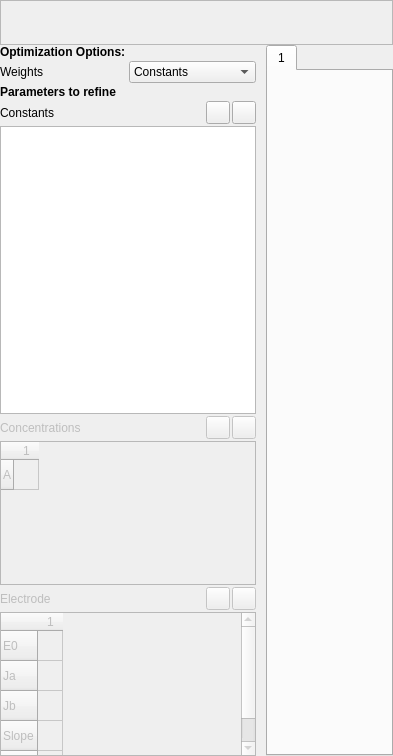
          <widget class="QWidget" name="bstac_modes">
           <layout class="QVBoxLayout" name="verticalLayout_10">
            <property name="spacing">
             <number>0</number>
            </property>
            <property name="leftMargin">
             <number>0</number>
            </property>
            <property name="topMargin">
             <number>0</number>
            </property>
            <property name="rightMargin">
             <number>0</number>
            </property>
            <property name="bottomMargin">
             <number>0</number>
            </property>
            <item>
             <widget class="QFrame" name="frame_3">
              <property name="sizePolicy">
               <sizepolicy hsizetype="Preferred" vsizetype="Maximum">
                <horstretch>0</horstretch>
                <verstretch>0</verstretch>
               </sizepolicy>
              </property>
              <property name="frameShape">
               <enum>QFrame::Shape::StyledPanel</enum>
              </property>
              <property name="frameShadow">
               <enum>QFrame::Shadow::Raised</enum>
              </property>
              <layout class="QHBoxLayout" name="horizontalLayout_11">
               <item>
                <widget class="QToolButton" name="add_titration">
                 <property name="text">
                  <string/>
                 </property>
                 <property name="icon">
                  <iconset resource="../../../resources/base/resources.qrc">
                   <normaloff>:/icons/plus.png</normaloff>:/icons/plus.png</iconset>
                 </property>
                 <property name="iconSize">
                  <size>
                   <width>18</width>
                   <height>18</height>
                  </size>
                 </property>
                 <property name="autoRaise">
                  <bool>true</bool>
                 </property>
                </widget>
               </item>
               <item>
                <widget class="QToolButton" name="remove_titration">
                 <property name="text">
                  <string/>
                 </property>
                 <property name="icon">
                  <iconset resource="../../../resources/base/resources.qrc">
                   <normaloff>:/icons/minus.png</normaloff>:/icons/minus.png</iconset>
                 </property>
                 <property name="iconSize">
                  <size>
                   <width>18</width>
                   <height>18</height>
                  </size>
                 </property>
                 <property name="autoRaise">
                  <bool>true</bool>
                 </property>
                </widget>
               </item>
               <item>
                <spacer name="horizontalSpacer_4">
                 <property name="orientation">
                  <enum>Qt::Orientation::Horizontal</enum>
                 </property>
                 <property name="sizeHint" stdset="0">
                  <size>
                   <width>40</width>
                   <height>20</height>
                  </size>
                 </property>
                </spacer>
               </item>
              </layout>
             </widget>
            </item>
            <item>
             <layout class="QHBoxLayout" name="horizontalLayout_13" stretch="0,1">
              <property name="spacing">
               <number>10</number>
              </property>
              <item>
               <layout class="QVBoxLayout" name="verticalLayout_13" stretch="0,0,0,2,0,1,0,1">
                <property name="spacing">
                 <number>2</number>
                </property>
                <property name="topMargin">
                 <number>0</number>
                </property>
                <item>
                 <layout class="QGridLayout" name="gridLayout_6">
                  <property name="topMargin">
                   <number>0</number>
                  </property>
                  <item row="1" column="0">
                   <widget class="QLabel" name="weightsModeLabel">
                    <property name="text">
                     <string>Weights</string>
                    </property>
                   </widget>
                  </item>
                  <item row="0" column="0">
                   <widget class="QLabel" name="optimizationOptionsLabel">
                    <property name="text">
                     <string>&lt;html&gt;&lt;head/&gt;&lt;body&gt;&lt;p&gt;&lt;span style=&quot; font-weight:700;&quot;&gt;Optimization Options:&lt;/span&gt;&lt;/p&gt;&lt;/body&gt;&lt;/html&gt;</string>
                    </property>
                   </widget>
                  </item>
                  <item row="1" column="1">
                   <widget class="CustomComboBox" name="weightsMode">
                    <item>
                     <property name="text">
                      <string>Constants</string>
                     </property>
                    </item>
                    <item>
                     <property name="text">
                      <string>Calculated</string>
                     </property>
                    </item>
                    <item>
                     <property name="text">
                      <string>Given</string>
                     </property>
                    </item>
                   </widget>
                  </item>
                 </layout>
                </item>
                <item>
                 <widget class="QLabel" name="paramstoRefineLabel">
                  <property name="text">
                   <string>&lt;html&gt;&lt;head/&gt;&lt;body&gt;&lt;p&gt;&lt;span style=&quot; font-weight:700;&quot;&gt;Parameters to refine&lt;/span&gt;&lt;/p&gt;&lt;/body&gt;&lt;/html&gt;</string>
                  </property>
                 </widget>
                </item>
                <item>
                 <layout class="QGridLayout" name="gridLayout_3" columnstretch="1,0,0">
                  <property name="bottomMargin">
                   <number>0</number>
                  </property>
                  <item row="0" column="1">
                   <widget class="QToolButton" name="betaCheckAll">
                    <property name="text">
                     <string/>
                    </property>
                    <property name="icon">
                     <iconset resource="../../../resources/base/resources.qrc">
                      <normaloff>:/icons/ui-check-box.png</normaloff>:/icons/ui-check-box.png</iconset>
                    </property>
                   </widget>
                  </item>
                  <item row="0" column="0">
                   <widget class="QLabel" name="betaToRefineLabel">
                    <property name="text">
                     <string>Constants</string>
                    </property>
                   </widget>
                  </item>
                  <item row="0" column="2">
                   <widget class="QToolButton" name="betaUncheckAll">
                    <property name="icon">
                     <iconset resource="../../../resources/base/resources.qrc">
                      <normaloff>:/icons/ui-check-box-uncheck.png</normaloff>:/icons/ui-check-box-uncheck.png</iconset>
                    </property>
                   </widget>
                  </item>
                 </layout>
                </item>
                <item>
                 <widget class="QListWidget" name="betaToRefine">
                  <item>
                   <property name="text">
                    <string/>
                   </property>
                   <property name="checkState">
                    <enum>Unchecked</enum>
                   </property>
                   <property name="flags">
                    <set>ItemIsDragEnabled|ItemIsUserCheckable|ItemIsEnabled</set>
                   </property>
                  </item>
                 </widget>
                </item>
                <item>
                 <layout class="QGridLayout" name="gridLayout_4" columnstretch="1,0,0">
                  <property name="bottomMargin">
                   <number>0</number>
                  </property>
                  <item row="0" column="2">
                   <widget class="QToolButton" name="concUncheckAll">
                    <property name="enabled">
                     <bool>false</bool>
                    </property>
                    <property name="icon">
                     <iconset resource="../../../resources/base/resources.qrc">
                      <normaloff>:/icons/ui-check-box-uncheck.png</normaloff>:/icons/ui-check-box-uncheck.png</iconset>
                    </property>
                   </widget>
                  </item>
                  <item row="0" column="1">
                   <widget class="QToolButton" name="concCheckAll">
                    <property name="enabled">
                     <bool>false</bool>
                    </property>
                    <property name="text">
                     <string/>
                    </property>
                    <property name="icon">
                     <iconset resource="../../../resources/base/resources.qrc">
                      <normaloff>:/icons/ui-check-box.png</normaloff>:/icons/ui-check-box.png</iconset>
                    </property>
                   </widget>
                  </item>
                  <item row="0" column="0">
                   <widget class="QLabel" name="conToRefineLabel">
                    <property name="enabled">
                     <bool>false</bool>
                    </property>
                    <property name="text">
                     <string>Concentrations</string>
                    </property>
                   </widget>
                  </item>
                 </layout>
                </item>
                <item>
                 <widget class="QTableWidget" name="concToRefine">
                  <property name="enabled">
                   <bool>false</bool>
                  </property>
                  <attribute name="horizontalHeaderCascadingSectionResizes">
                   <bool>false</bool>
                  </attribute>
                  <attribute name="horizontalHeaderDefaultSectionSize">
                   <number>25</number>
                  </attribute>
                  <row>
                   <property name="text">
                    <string>A</string>
                   </property>
                  </row>
                  <column/>
                  <item row="0" column="0">
                   <property name="text">
                    <string/>
                   </property>
                   <property name="checkState">
                    <enum>Unchecked</enum>
                   </property>
                  </item>
                 </widget>
                </item>
                <item>
                 <layout class="QGridLayout" name="gridLayout_5" columnstretch="1,0,0">
                  <property name="bottomMargin">
                   <number>0</number>
                  </property>
                  <item row="0" column="2">
                   <widget class="QToolButton" name="electrodeUncheckAll">
                    <property name="enabled">
                     <bool>false</bool>
                    </property>
                    <property name="icon">
                     <iconset resource="../../../resources/base/resources.qrc">
                      <normaloff>:/icons/ui-check-box-uncheck.png</normaloff>:/icons/ui-check-box-uncheck.png</iconset>
                    </property>
                   </widget>
                  </item>
                  <item row="0" column="1">
                   <widget class="QToolButton" name="electrodeCheckAll">
                    <property name="enabled">
                     <bool>false</bool>
                    </property>
                    <property name="text">
                     <string/>
                    </property>
                    <property name="icon">
                     <iconset resource="../../../resources/base/resources.qrc">
                      <normaloff>:/icons/ui-check-box.png</normaloff>:/icons/ui-check-box.png</iconset>
                    </property>
                   </widget>
                  </item>
                  <item row="0" column="0">
                   <widget class="QLabel" name="electrodeToRefineLabel">
                    <property name="enabled">
                     <bool>false</bool>
                    </property>
                    <property name="text">
                     <string>Electrode</string>
                    </property>
                   </widget>
                  </item>
                 </layout>
                </item>
                <item>
                 <widget class="QTableWidget" name="electrodeToRefine">
                  <property name="enabled">
                   <bool>false</bool>
                  </property>
                  <property name="rowCount">
                   <number>5</number>
                  </property>
                  <attribute name="horizontalHeaderDefaultSectionSize">
                   <number>25</number>
                  </attribute>
                  <row>
                   <property name="text">
                    <string>E0</string>
                   </property>
                  </row>
                  <row>
                   <property name="text">
                    <string>Ja</string>
                   </property>
                  </row>
                  <row>
                   <property name="text">
                    <string>Jb</string>
                   </property>
                  </row>
                  <row>
                   <property name="text">
                    <string>Slope</string>
                   </property>
                  </row>
                  <row/>
                  <column/>
                  <item row="0" column="0">
                   <property name="text">
                    <string/>
                   </property>
                   <property name="checkState">
                    <enum>Unchecked</enum>
                   </property>
                  </item>
                  <item row="1" column="0">
                   <property name="text">
                    <string/>
                   </property>
                   <property name="checkState">
                    <enum>Unchecked</enum>
                   </property>
                  </item>
                  <item row="2" column="0">
                   <property name="text">
                    <string/>
                   </property>
                   <property name="checkState">
                    <enum>Unchecked</enum>
                   </property>
                  </item>
                  <item row="3" column="0">
                   <property name="text">
                    <string/>
                   </property>
                   <property name="checkState">
                    <enum>Unchecked</enum>
                   </property>
                  </item>
                 </widget>
                </item>
               </layout>
              </item>
              <item>
               <widget class="QTabWidget" name="titration_tabs">
                <property name="currentIndex">
                 <number>0</number>
                </property>
                <widget class="QWidget" name="tab">
                 <property name="sizePolicy">
                  <sizepolicy hsizetype="Expanding" vsizetype="Expanding">
                   <horstretch>0</horstretch>
                   <verstretch>0</verstretch>
                  </sizepolicy>
                 </property>
                 <attribute name="title">
                  <string>1</string>
                 </attribute>
                 <layout class="QHBoxLayout" name="horizontalLayout_12"/>
                </widget>
               </widget>
              </item>
             </layout>
            </item>
           </layout>
          </widget>
